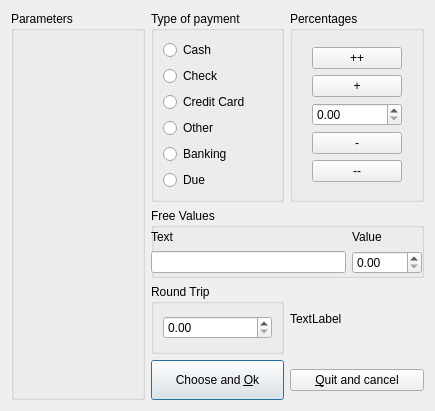
<?xml version="1.0" encoding="UTF-8"?>
<ui version="4.0">
 <class>ChoiceDialog</class>
 <widget class="QDialog" name="ChoiceDialog">
  <property name="geometry">
   <rect>
    <x>0</x>
    <y>0</y>
    <width>435</width>
    <height>411</height>
   </rect>
  </property>
  <property name="windowTitle">
   <string>Choose type of payment</string>
  </property>
  <layout class="QGridLayout" name="gridLayout_4">
   <item row="0" column="0">
    <layout class="QGridLayout" name="gridLayout_3">
     <item row="2" column="1">
      <widget class="QGroupBox" name="distanceGroupBox">
       <property name="title">
        <string>Round Trip</string>
       </property>
       <layout class="QGridLayout" name="gridLayout_7">
        <item row="0" column="0">
         <widget class="QDoubleSpinBox" name="distanceDoubleSpinBox"/>
        </item>
       </layout>
      </widget>
     </item>
     <item row="3" column="2">
      <widget class="QPushButton" name="quitButton">
       <property name="text">
        <string>&amp;Quit and cancel</string>
       </property>
      </widget>
     </item>
     <item row="0" column="0" rowspan="4">
      <widget class="QGroupBox" name="paramsGroupBox">
       <property name="title">
        <string>Parameters</string>
       </property>
      </widget>
     </item>
     <item row="0" column="2">
      <widget class="QGroupBox" name="percentGroupBox">
       <property name="title">
        <string>Percentages</string>
       </property>
       <layout class="QGridLayout" name="gridLayout_6">
        <item row="0" column="0">
         <layout class="QGridLayout" name="gridLayout_2">
          <item row="0" column="0">
           <widget class="QPushButton" name="plusConstButton">
            <property name="text">
             <string>++</string>
            </property>
           </widget>
          </item>
          <item row="1" column="0">
           <widget class="QPushButton" name="plusButton">
            <property name="text">
             <string>+</string>
            </property>
           </widget>
          </item>
          <item row="2" column="0">
           <widget class="QDoubleSpinBox" name="percentDoubleSpinBox">
            <property name="maximumSize">
             <size>
              <width>90</width>
              <height>16777215</height>
             </size>
            </property>
           </widget>
          </item>
          <item row="3" column="0">
           <widget class="QPushButton" name="lessButton">
            <property name="text">
             <string>-</string>
            </property>
           </widget>
          </item>
          <item row="4" column="0">
           <widget class="QPushButton" name="lessConstButton">
            <property name="text">
             <string>--</string>
            </property>
           </widget>
          </item>
         </layout>
        </item>
       </layout>
      </widget>
     </item>
     <item row="0" column="1">
      <widget class="QGroupBox" name="typeGroupBox">
       <property name="title">
        <string>Type of payment</string>
       </property>
       <layout class="QGridLayout" name="gridLayout_5">
        <item row="0" column="0">
         <layout class="QGridLayout" name="gridLayout">
          <item row="0" column="0">
           <widget class="QRadioButton" name="cashButton">
            <property name="text">
             <string>Cash</string>
            </property>
           </widget>
          </item>
          <item row="1" column="0">
           <widget class="QRadioButton" name="checkButton">
            <property name="text">
             <string>Check</string>
            </property>
           </widget>
          </item>
          <item row="2" column="0">
           <widget class="QRadioButton" name="visaButton">
            <property name="text">
             <string>Credit Card</string>
            </property>
           </widget>
          </item>
          <item row="3" column="0">
           <widget class="QRadioButton" name="otherButton">
            <property name="text">
             <string>Other</string>
            </property>
           </widget>
          </item>
          <item row="4" column="0">
           <widget class="QRadioButton" name="bankingButton">
            <property name="text">
             <string>Banking</string>
            </property>
           </widget>
          </item>
          <item row="5" column="0">
           <widget class="QRadioButton" name="dueButton">
            <property name="text">
             <string>Due</string>
            </property>
           </widget>
          </item>
         </layout>
        </item>
       </layout>
      </widget>
     </item>
     <item row="2" column="2">
      <widget class="QLabel" name="label">
       <property name="text">
        <string>TextLabel</string>
       </property>
      </widget>
     </item>
     <item row="3" column="1">
      <widget class="QPushButton" name="okButton">
       <property name="minimumSize">
        <size>
         <width>0</width>
         <height>40</height>
        </size>
       </property>
       <property name="text">
        <string>Choose and &amp;Ok</string>
       </property>
       <property name="default">
        <bool>true</bool>
       </property>
      </widget>
     </item>
     <item row="1" column="1" colspan="2">
      <widget class="QGroupBox" name="freeBox">
       <property name="title">
        <string>Free Values</string>
       </property>
       <widget class="QWidget" name="">
        <property name="geometry">
         <rect>
          <x>0</x>
          <y>20</y>
          <width>271</width>
          <height>46</height>
         </rect>
        </property>
        <layout class="QGridLayout" name="gridLayout_8">
         <item row="0" column="0">
          <widget class="QLabel" name="freeLabel">
           <property name="text">
            <string>Text</string>
           </property>
          </widget>
         </item>
         <item row="0" column="1">
          <widget class="QLabel" name="freeValueLabel">
           <property name="text">
            <string>Value</string>
           </property>
          </widget>
         </item>
         <item row="1" column="0">
          <widget class="QLineEdit" name="freeEdit"/>
         </item>
         <item row="1" column="1">
          <widget class="QDoubleSpinBox" name="freeValueSpinBox">
           <property name="minimumSize">
            <size>
             <width>70</width>
             <height>0</height>
            </size>
           </property>
          </widget>
         </item>
        </layout>
       </widget>
      </widget>
     </item>
    </layout>
   </item>
  </layout>
 </widget>
 <resources/>
 <connections/>
</ui>
